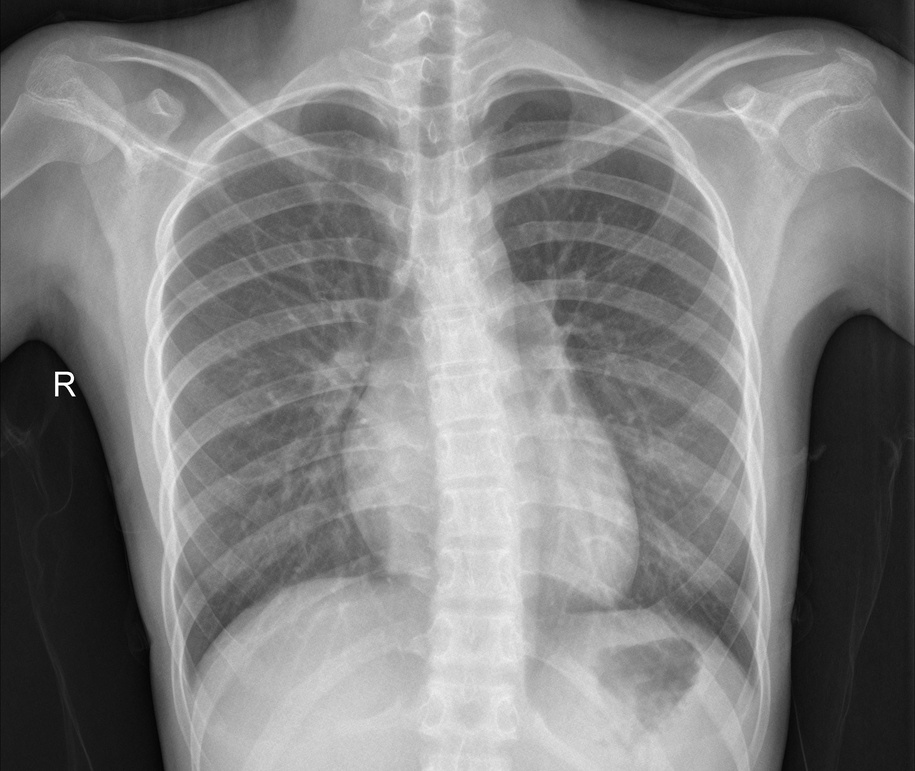
#> input picture CLAHE/data/IM-0028-0001.jpeg, 915 x 771 px, shrunk from 2522 x 2124 before the run
$ jupyter execute clahe.ipynb
#> lines starting #> are read from the running program, lines starting #| are printed output that depends on the picture
CLAHE (Contrast Limited Adaptive Histogram Equalization) for improving contrast.CLAHE function is designed for the Grayscale ,But we can seperate eacch channel to LAB and apply for RGB aswell.

[cell 1]
import cv2
import matplotlib.pyplot as plt
import numpy as np

[cell 2]
image = cv2.imread("./data/IM-0028-0001.jpeg")
#> image is the input picture: shape (771, 915, 3); min 0, max 255, mean 127.7
image_rgb = cv2.cvtColor(image, cv2.COLOR_BGR2RGB)
CLAHE = cv2.createCLAHE(clipLimit=2.0, tileGridSize=(8,8))
grey = cv2.cvtColor(image_rgb, cv2.COLOR_RGB2GRAY)
ch1 = CLAHE.apply(grey)
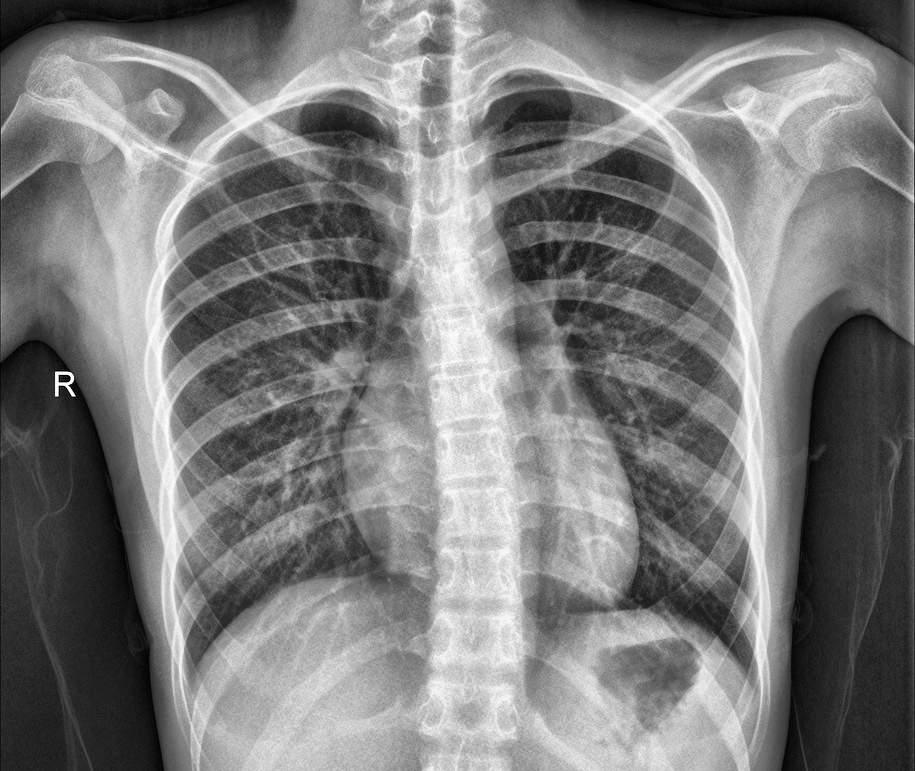
#> ch1: shape (771, 915); min 1, max 255, mean 123.6

cv2.imwrite("./data/IM-0028-0001_clahe.jpeg", ch1)
plt.figure(figsize=(8,6))
plt.subplot(1,2,1)
plt.imshow(image_rgb)
plt.title("Image RGB")

plt.subplot(1,2,2)
plt.imshow(ch1, cmap="gray")
plt.title("Image CLAHE")
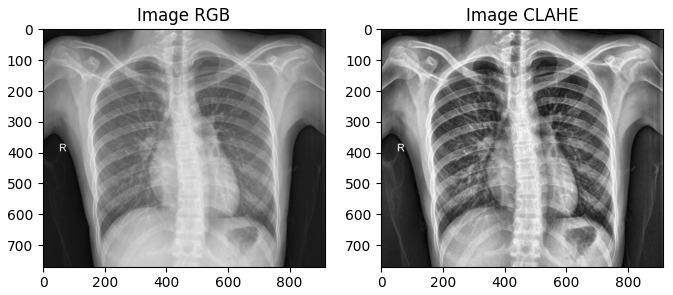
#> figure drawn by matplotlib, 2 panels

To Apply CLAHE on RGB images we will use LAB Colour space.LAB Color space is a color model designed to approx often used for image processing tasks like color correction and contrast adjustment.
L Channel : Lightness,
A Channel : Green - Red,
B Channel : Blue - Yellow

[cell 3]
# Load the image
image = cv2.imread('./data/beach-blue.jpg')
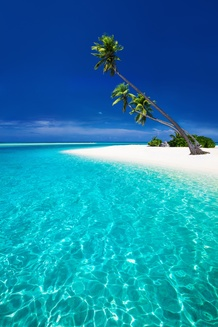
#> input picture CLAHE/data/beach-blue.jpg, 218 x 327 px, shrunk from 600 x 900 before the run
#> image is the input picture: shape (327, 218, 3); mean B, G, R 171.4, 135.2, 24.9

image_rgb = cv2.cvtColor(image, cv2.COLOR_BGR2RGB)

kernelSizes = [(3, 3), (9, 9), (15, 15)]


# Blurring the Image
blurred_3 = cv2.GaussianBlur(image_rgb, kernelSizes[0], 0)
blurred_9 = cv2.GaussianBlur(image_rgb, kernelSizes[1], 0)
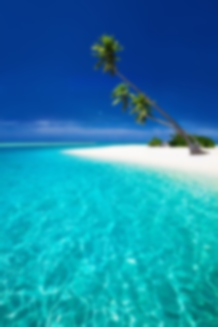
#> blurred_9: shape (327, 218, 3); mean R, G, B 24.9, 135.2, 171.4
blurred_15 = cv2.GaussianBlur(image_rgb, kernelSizes[2], 0)


# Sharpening the Image
# kernel_1 = np.array([[0, -1, 0], [-1, 5, -1], [0, -1, 0]])
kernel_2 = np.array([[-1,-1,-1], [-1,9,-1], [-1,-1,-1]])
sharpened = cv2.filter2D(image_rgb, -1, kernel_2)
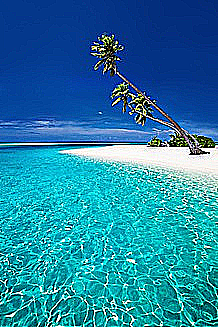
#> sharpened: shape (327, 218, 3); mean R, G, B 35.7, 127.8, 164.4
# sharpened = cv2.filter2D(sharpened, -1, kernel_2)
# Display the results
plt.figure(figsize=(30, 15))


plt.subplot(1, 5, 1)
plt.imshow(image_rgb)
plt.title('Original')

plt.subplot(1, 5, 2)
plt.imshow(blurred_3)
plt.title('Blurred_3')

plt.subplot(1, 5, 3)
plt.imshow(blurred_9)
plt.title('Blurred_9')

plt.subplot(1, 5, 4)
plt.imshow(blurred_15)
plt.title('Blurred_15')

plt.subplot(1, 5, 5)
plt.imshow(sharpened)
plt.title('Sharpened')

plt.show()

[cell 4]
image = cv2.imread("./data/beach-blue.jpg")
# Convert to LAB color space
lab = cv2.cvtColor(image, cv2.COLOR_BGR2LAB)
#> lab: shape (327, 218, 3); mean of channels 0, 1, 2 134, 117, 100.8

# Split the LAB image into its channels
l_channel, a_channel, b_channel = cv2.split(lab)
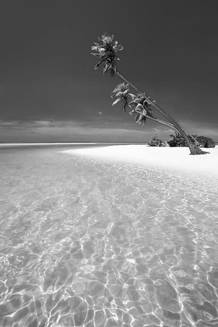
#> l_channel: shape (327, 218); min 3, max 255, mean 134
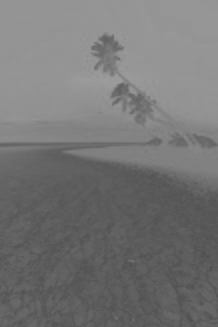
#> a_channel: shape (327, 218); min 78, max 158, mean 117
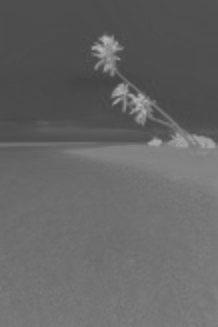
#> b_channel: shape (327, 218); min 67, max 184, mean 100.8

# Apply CLAHE to the L (lightness) channel
clahe = cv2.createCLAHE(clipLimit=2.0, tileGridSize=(8, 8))
cl1 = clahe.apply(l_channel)
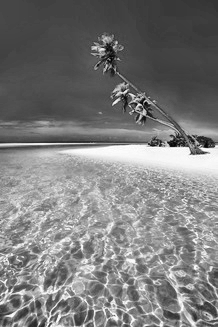
#> cl1: shape (327, 218); min 3, max 255, mean 124.2

# Merge the CLAHE enhanced L-channel with the original a and b channels
lab_clahe = cv2.merge((cl1, a_channel, b_channel))
#> lab_clahe: shape (327, 218, 3); mean of channels 0, 1, 2 124.2, 117, 100.8

# Convert LAB back to RGB for display
image_clahe = cv2.cvtColor(lab_clahe, cv2.COLOR_LAB2RGB)
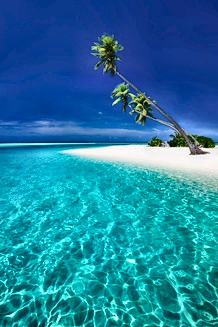
#> image_clahe: shape (327, 218, 3); mean R, G, B 27.3, 124.9, 161.3

# Display the result
plt.figure(figsize=(8, 6))

plt.subplot(1, 2, 1)
plt.imshow(image_rgb)
plt.title('Image RGB')

plt.subplot(1, 2, 2)
plt.imshow(image_clahe)
plt.title("CLAHE Applied to RGB Image")
